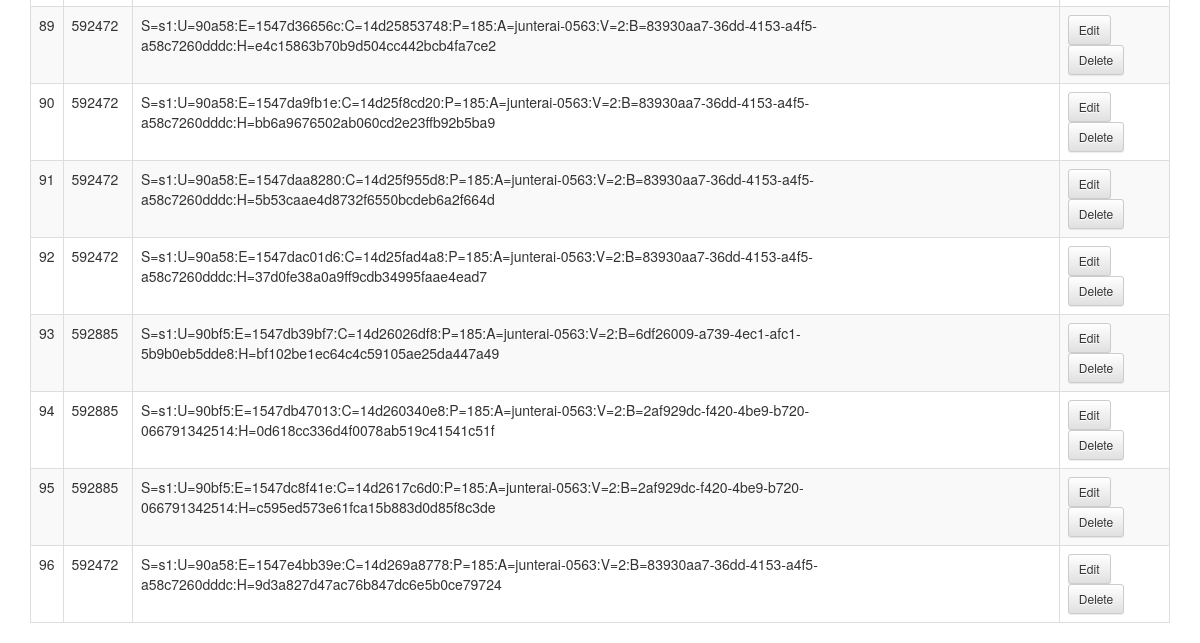
The app's page /cms/user/ (lower part), older data.
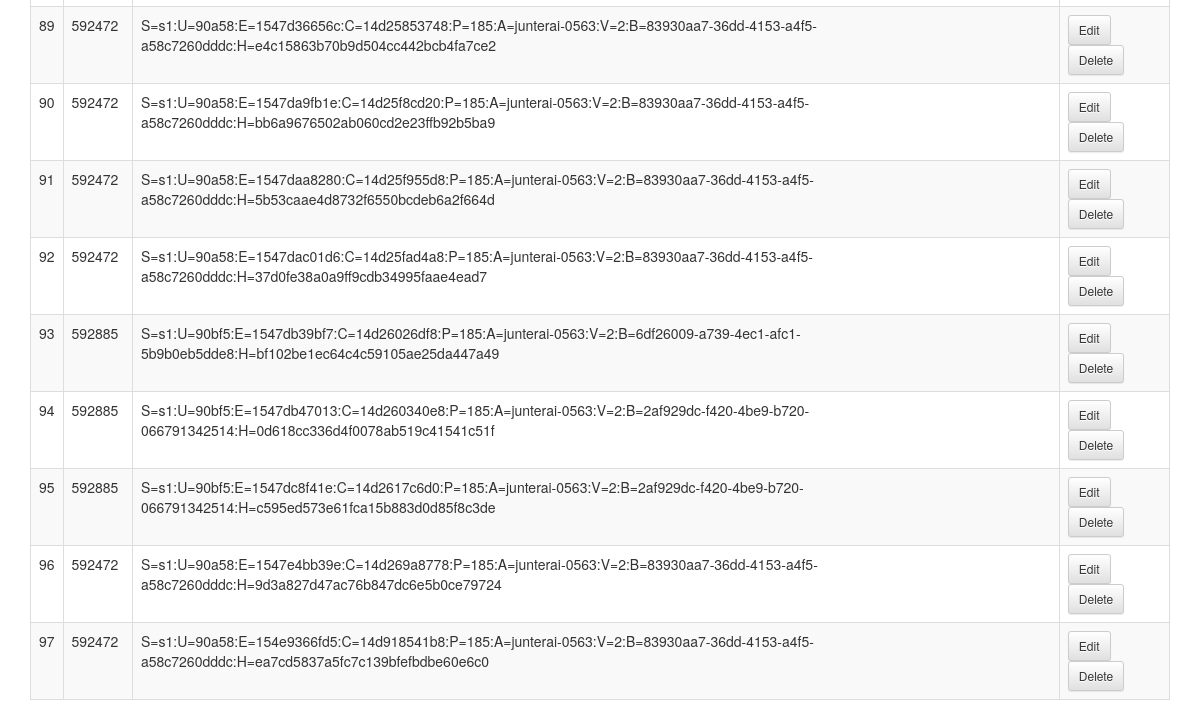
The same page, newer data.
### cms/models.py (models this page shows, shortened)
class User(models.Model):
    user_id = models.CharField(u'user_id', max_length=255)
    access_token = models.CharField(u'access_token', max_length=255, blank=True)

### cms/views.py (the view)
# urls.py: url(r'^user/(?P<user_id>\d+)/$', views.user_list, name='user_list'),   # 一覧
def user_list(request, user_id=None):
	'''get user_list'''
	users = User.objects.all().order_by('id')
	return render_to_response('cms/user_list.html',  # 使用するテンプレート
                              {'users': users},       # テンプレートに渡すデータ
                              context_instance=RequestContext(request))  # その他標準のコンテキスト

### cms/templates/cms/user_list.html (shortened to what this page needs)
{% extends "cms/base.html" %}
{% block content %}
    <table class="table table-striped table-bordered">
      <tbody>
        {% for user in users %}
        <tr>
          <td>{{ user.id }}</td>
          <td>{{ user.user_id }}</td>
          <td>{{ user.access_token }}</td>
          <td>
            <a href="/cms/user/mod/{{ user.user_id }}" class="btn btn-default btn-sm">Edit</a>
            <a href="/cms/user/del/{{ user.user_id }}" class="btn btn-default btn-sm">Delete</a>
          </td>
        </tr>
        {% endfor %}
      </tbody>
    </table>
{% endblock content %}

Row changes from the older to the newer data that the page shows:
added User: id "97", user_id "592472", access_token "S=s1:U=90a58:E=154e9366fd5:C=14d918541b8:P=185:A=junterai-0563:V=2:B=83930aa7-36dd-4153-a4f5-a58c7260dddc:H=ea7cd5837a5fc7c139bfefbdbe60e6c0"
